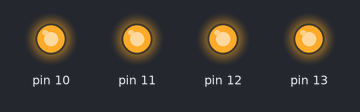
The sketch below on a simulated Arduino Uno, built with avr-gcc and run on an emulated ATmega328P. Shown: output pins drawn as LEDs (lit = HIGH).

Above: at 0.5 s.
At 3.5 s:
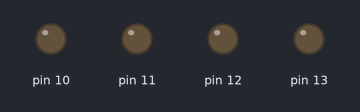
Timing chart, 0 to 4.6 s (numbered marks = the images above):
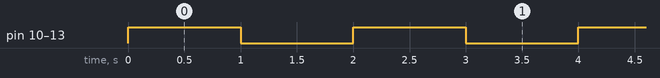

Measured:
- by itself, pin 10–13: alternates HIGH for 1.0 s and LOW for 1.0 s

The sketch:

Blinkx4withForStatement.ino
```cpp
/* Blinkx4withForStatement */


int whichPin;

void setup() {
  for (whichPin = 10; whichPin <= 13; whichPin++) {
    pinMode(whichPin, OUTPUT);
  }
}

void loop() {
  for (whichPin = 10; whichPin <= 13; whichPin++) {
    digitalWrite(whichPin, HIGH);
  }
  delay(1000);
  for (whichPin = 10; whichPin <= 13; whichPin++) {
    digitalWrite(whichPin, LOW);
  }
  delay(1000);
}
```
